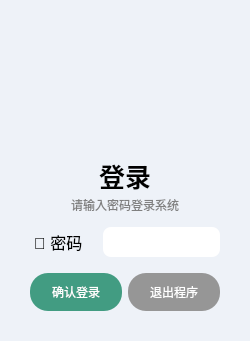
<?xml version="1.0" encoding="UTF-8"?>
<ui version="4.0">
 <class>mediaManager::loginPage</class>
 <widget class="QWidget" name="mediaManager::loginPage">
  <property name="windowModality">
   <enum>Qt::WindowModal</enum>
  </property>
  <property name="geometry">
   <rect>
    <x>0</x>
    <y>0</y>
    <width>250</width>
    <height>341</height>
   </rect>
  </property>
  <property name="minimumSize">
   <size>
    <width>0</width>
    <height>0</height>
   </size>
  </property>
  <property name="maximumSize">
   <size>
    <width>250</width>
    <height>360</height>
   </size>
  </property>
  <property name="windowTitle">
   <string>多媒体管理系统</string>
  </property>
  <property name="windowIcon">
   <iconset theme="face-smile-big">
    <normaloff>.</normaloff>.</iconset>
  </property>
  <property name="styleSheet">
   <string notr="true">background-color: #eef2f8;
border-color: rgb(7, 5, 41);
border: 1px;
border-radius: 10px;</string>
  </property>
  <layout class="QVBoxLayout" name="verticalLayout">
   <property name="spacing">
    <number>6</number>
   </property>
   <property name="sizeConstraint">
    <enum>QLayout::SetMinimumSize</enum>
   </property>
   <property name="leftMargin">
    <number>30</number>
   </property>
   <property name="topMargin">
    <number>30</number>
   </property>
   <property name="rightMargin">
    <number>30</number>
   </property>
   <property name="bottomMargin">
    <number>30</number>
   </property>
   <item>
    <widget class="QWidget" name="avatar" native="true">
     <property name="minimumSize">
      <size>
       <width>0</width>
       <height>120</height>
      </size>
     </property>
     <property name="styleSheet">
      <string notr="true">image: url(:/images/assets/images/avatar.png);
</string>
     </property>
    </widget>
   </item>
   <item>
    <layout class="QVBoxLayout" name="verticalLayout_2">
     <property name="spacing">
      <number>4</number>
     </property>
     <item alignment="Qt::AlignHCenter">
      <widget class="QLabel" name="label">
       <property name="font">
        <font>
         <pointsize>-1</pointsize>
         <bold>true</bold>
        </font>
       </property>
       <property name="styleSheet">
        <string notr="true">font-size:26px;
</string>
       </property>
       <property name="text">
        <string>登录</string>
       </property>
      </widget>
     </item>
     <item alignment="Qt::AlignHCenter|Qt::AlignVCenter">
      <widget class="QLabel" name="label_2">
       <property name="minimumSize">
        <size>
         <width>0</width>
         <height>9</height>
        </size>
       </property>
       <property name="styleSheet">
        <string notr="true">color: gray;</string>
       </property>
       <property name="text">
        <string>请输入密码登录系统</string>
       </property>
      </widget>
     </item>
    </layout>
   </item>
   <item>
    <layout class="QHBoxLayout" name="horizontalLayout">
     <property name="sizeConstraint">
      <enum>QLayout::SetMinAndMaxSize</enum>
     </property>
     <item>
      <widget class="QLabel" name="_z_5">
       <property name="minimumSize">
        <size>
         <width>0</width>
         <height>50</height>
        </size>
       </property>
       <property name="maximumSize">
        <size>
         <width>16777215</width>
         <height>134</height>
        </size>
       </property>
       <property name="font">
        <font>
         <pointsize>-1</pointsize>
        </font>
       </property>
       <property name="styleSheet">
        <string notr="true">margin-right: 10px;
font-size: 16px;</string>
       </property>
       <property name="text">
        <string>🔑 密码</string>
       </property>
       <property name="buddy">
        <cstring>pwdInput</cstring>
       </property>
      </widget>
     </item>
     <item>
      <widget class="QLineEdit" name="pwdInput">
       <property name="minimumSize">
        <size>
         <width>0</width>
         <height>30</height>
        </size>
       </property>
       <property name="styleSheet">
        <string notr="true">border-radius: 8px;
border-bottom-color: white;
background-color:white;
padding: 6px;</string>
       </property>
       <property name="echoMode">
        <enum>QLineEdit::Password</enum>
       </property>
      </widget>
     </item>
    </layout>
   </item>
   <item>
    <layout class="QHBoxLayout" name="horizontalLayout_2">
     <item>
      <widget class="QPushButton" name="submitButton">
       <property name="minimumSize">
        <size>
         <width>0</width>
         <height>0</height>
        </size>
       </property>
       <property name="cursor">
        <cursorShape>PointingHandCursor</cursorShape>
       </property>
       <property name="styleSheet">
        <string notr="true">color: white;
background-color: #429c82;
padding: 10px;
border: 0;
border-radius: 18px;</string>
       </property>
       <property name="text">
        <string>确认登录</string>
       </property>
      </widget>
     </item>
     <item>
      <widget class="QPushButton" name="pushButton">
       <property name="cursor">
        <cursorShape>PointingHandCursor</cursorShape>
       </property>
       <property name="styleSheet">
        <string notr="true">color: white;
background-color: #969696;
padding: 10px;
border: 0;
border-radius: 18px;</string>
       </property>
       <property name="text">
        <string>退出程序</string>
       </property>
      </widget>
     </item>
    </layout>
   </item>
  </layout>
 </widget>
 <resources/>
 <connections/>
</ui>
